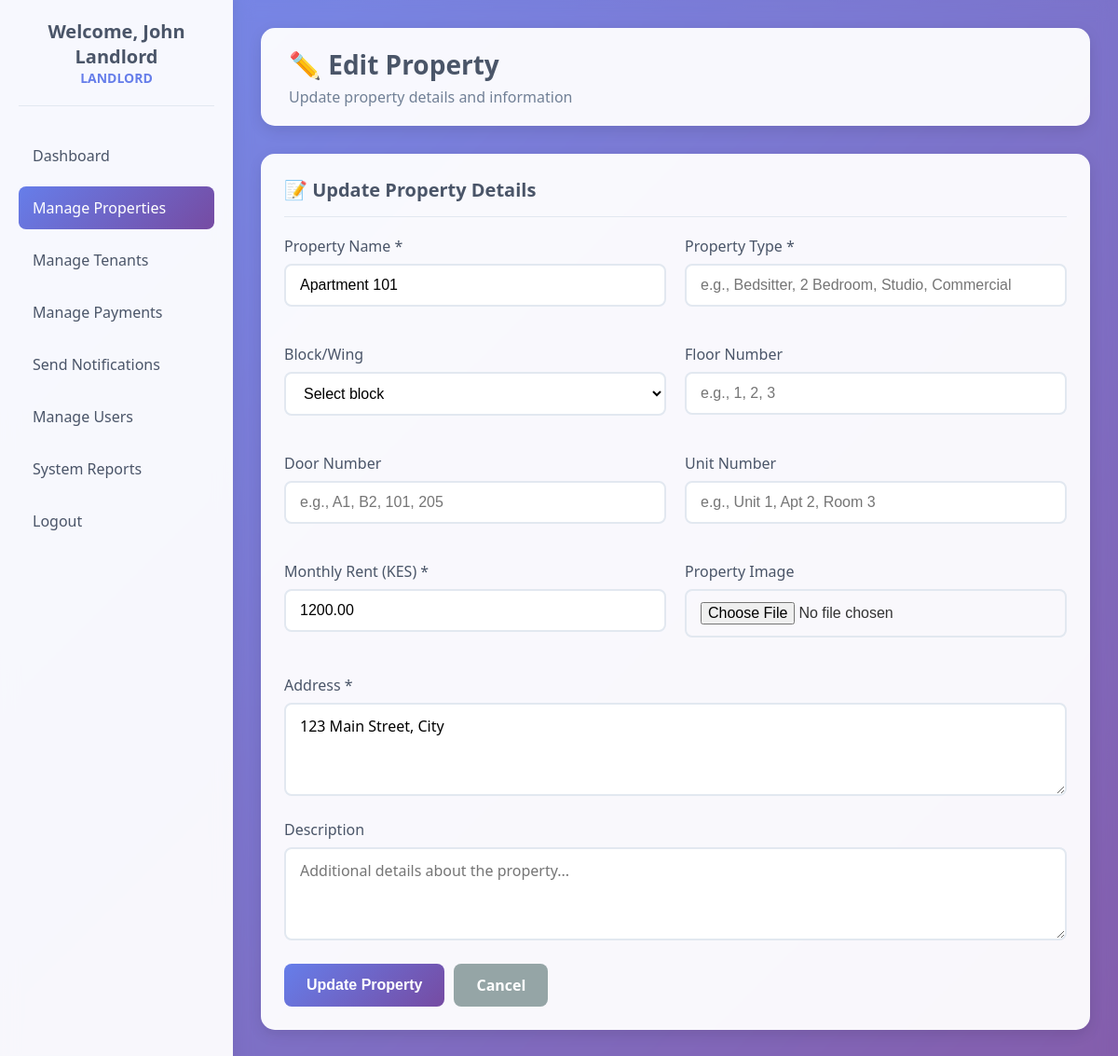
Screenshot of /edit_property.php?id=1 (signed in) with the database file from the repository.
### tables this page shows
CREATE TABLE users (
    id INT AUTO_INCREMENT PRIMARY KEY,
    username VARCHAR(50) UNIQUE NOT NULL,
    email VARCHAR(100) UNIQUE NOT NULL,
    password VARCHAR(255) NOT NULL,
    full_name VARCHAR(100) NOT NULL,
    phone VARCHAR(20),
    role ENUM('tenant', 'admin', 'landlord') NOT NULL,
    created_at TIMESTAMP DEFAULT CURRENT_TIMESTAMP,
    updated_at TIMESTAMP DEFAULT CURRENT_TIMESTAMP ON UPDATE CURRENT_TIMESTAMP,
    is_active BOOLEAN DEFAULT TRUE
);

CREATE TABLE properties (
    id INT AUTO_INCREMENT PRIMARY KEY,
    property_name VARCHAR(100) NOT NULL,
    address TEXT NOT NULL,
    landlord_id INT NOT NULL,
    monthly_rent DECIMAL(10,2) NOT NULL,
    created_at TIMESTAMP DEFAULT CURRENT_TIMESTAMP,
    FOREIGN KEY (landlord_id) REFERENCES users(id) ON DELETE CASCADE
);

### config.php (called while the page is built, shortened)
<?php
require_once 'database.php';
function isLoggedIn() {
    return isset($_SESSION['user_id']) && !empty($_SESSION['user_id']);
}
function getCurrentUser() {
    $db = new Database();
    $user = $db->fetchOne(
        "SELECT * FROM users WHERE id = ? AND is_active = 1",
        [$_SESSION['user_id']]
    );
    return $user;
}
?>

### database.php (called while the page is built, shortened)
<?php
class Database {
    private $host = DB_HOST;
    private $username = DB_USERNAME;
    private $password = DB_PASSWORD;
    private $database = DB_NAME;
    private $connection;
    private function connect() {
        try {
            $this->connection = new PDO(
                "mysql:host={$this->host};dbname={$this->database};charset=utf8mb4",
                $this->username,
                $this->password,
                [
                    PDO::ATTR_ERRMODE => PDO::ERRMODE_EXCEPTION,
                    PDO::ATTR_DEFAULT_FETCH_MODE => PDO::FETCH_ASSOC,
                    PDO::ATTR_EMULATE_PREPARES => false
                ]
            );
        } catch (PDOException $e) {
            die("Database connection failed: " . $e->getMessage());
        }
    }
    public function query($sql, $params = []) {
        try {
            $stmt = $this->connection->prepare($sql);
            $stmt->execute($params);
            return $stmt;
        } catch (PDOException $e) {
            throw new Exception("Query failed: " . $e->getMessage());
        }
    }
    public function fetchOne($sql, $params = []) {
        return $this->query($sql, $params)->fetch();
    }
}
?>

### edit_property.php (the view, shortened to what this page needs)
<?php
require_once 'config.php';
$user = getCurrentUser();
$db = new Database();
$property_id = isset($_GET['id']) ? intval($_GET['id']) : 0;
$property = $db->fetchOne(
    "SELECT * FROM properties WHERE id = ? AND landlord_id = ?",
    [$property_id, $user['id']]
);
?>
<!DOCTYPE html>
<html lang="en">
<head>
    <link rel="stylesheet" href="style.css">
</head>
<body>
    <div class="dashboard-container">
        <div class="sidebar">
            <div class="sidebar-header">
                <h2>Welcome, <?php echo htmlspecialchars($user['full_name']); ?></h2>
                <div class="user-role"><?php echo ucfirst($user['role']); ?></div>
            </div>
            <ul class="sidebar-menu">
                <?php if ($user['role'] === 'admin'): ?>
                    <li><a href="admin_dashboard.php">Dashboard</a></li>
                    <li><a href="manage_properties.php" class="active">Manage Properties</a></li>
                    <li><a href="tenant_messages.php">Tenant Messages</a></li>
                    <li><a href="manage_payments.php">Manage Payments</a></li>
                    <li><a href="send_notifications.php">Send Notifications</a></li>
                    <li><a href="manage_users.php">Manage Users</a></li>
                    <li><a href="system_reports.php">System Reports</a></li>
                <?php else: ?>
                    <li><a href="landlord_dashboard.php">Dashboard</a></li>
                    <li><a href="manage_properties.php" class="active">Manage Properties</a></li>
                    <li><a href="manage_tenants.php">Manage Tenants</a></li>
                    <li><a href="manage_payments.php">Manage Payments</a></li>
                    <li><a href="send_notifications.php">Send Notifications</a></li>
                    <li><a href="manage_users.php">Manage Users</a></li>
                    <li><a href="system_reports.php">System Reports</a></li>
                <?php endif; ?>
                <li><a href="logout.php">Logout</a></li>
            </ul>
        </div>
        <div class="main-content">
            <div class="content-header">
                <h1>✏️ Edit Property</h1>
                <p>Update property details and information</p>
            </div>
            <div class="card">
                <div class="card-header">
                    <h3>📝 Update Property Details</h3>
                </div>
                <form method="POST" enctype="multipart/form-data">
                    <div class="form-row">
                        <div class="form-group">
                            <label for="property_name">Property Name *</label>
                            <input type="text" id="property_name" name="property_name" required
                                   value="<?php echo htmlspecialchars($property['property_name']); ?>"
                                   placeholder="e.g., Ole House, Shelter Link, Kileleshwa Apartments">
                        </div>
                        <div class="form-group">
                            <label for="property_type">Property Type *</label>
                            <input type="text" id="property_type" name="property_type" required
                                   value="<?php echo htmlspecialchars($property['property_type']); ?>"
                                   placeholder="e.g., Bedsitter, 2 Bedroom, Studio, Commercial">
                        </div>
                    </div>
                    <div class="form-row">
                        <div class="form-group">
                            <label for="block_wing">Block/Wing</label>
                            <select id="block_wing" name="block_wing">
                                <option value="">Select block</option>
                            </select>
                        </div>
                        <div class="form-group">
                            <label for="floor_number">Floor Number</label>
                            <input type="number" id="floor_number" name="floor_number" min="0" max="50"
                                   value="<?php echo htmlspecialchars($property['floor_number']); ?>"
                                   placeholder="e.g., 1, 2, 3">
                        </div>
                    </div>
                    <div class="form-row">
                        <div class="form-group">
                            <label for="door_number">Door Number</label>
                            <input type="text" id="door_number" name="door_number"
                                   value="<?php echo htmlspecialchars($property['door_number']); ?>"
                                   placeholder="e.g., A1, B2, 101, 205">
                        </div>
                        <div class="form-group">
                            <label for="unit_number">Unit Number</label>
                            <input type="text" id="unit_number" name="unit_number"
                                   value="<?php echo htmlspecialchars($property['unit_number']); ?>"
                                   placeholder="e.g., Unit 1, Apt 2, Room 3">
                        </div>
                    </div>
                    <div class="form-row">
                        <div class="form-group">
                            <label for="monthly_rent">Monthly Rent (KES) *</label>
                            <input type="number" id="monthly_rent" name="monthly_rent" required
                                   step="100" min="0" value="<?php echo $property['monthly_rent']; ?>"
                                   placeholder="25000">
                        </div>
                        <div class="form-group">
                            <label for="property_image">Property Image</label>
                            <input type="file" id="property_image" name="property_image"
                                   accept="image/*">
                        </div>
                    </div>
                    <div class="form-group">
                        <label for="address">Address *</label>
                        <textarea id="address" name="address" required rows="2"
                                  placeholder="e.g., Kileleshwa, Nairobi or Westlands, Nairobi"><?php echo htmlspecialchars($property['address']); ?></textarea>
                    </div>
                    <div class="form-group">
                        <label for="description">Description</label>
                        <textarea id="description" name="description" rows="3"
                                  placeholder="Additional details about the property..."><?php echo htmlspecialchars($property['description']); ?></textarea>
                    </div>
                    <div style="display: flex; gap: 10px;">
                        <button type="submit" name="update_property" class="btn btn-primary">Update Property</button>
                        <a href="manage_properties.php" class="btn" style="background: #95a5a6; color: white;">Cancel</a>
                    </div>
                </form>
            </div>
        </div>
    </div>
</body>
</html>

### style.css (style rules this page uses)
* { margin: 0; padding: 0; box-sizing: border-box; }
body { font-family: 'Segoe UI', Tahoma, Geneva, Verdana, sans-serif; background: linear-gradient(135deg, #667eea 0%, #764ba2 100%); min-height: 100vh; color: #333; }
.form-group { margin-bottom: 20px; }
.form-group label { display: block; margin-bottom: 8px; color: #4a5568; font-weight: 500; }
.form-group input { width: 100%; padding: 12px 15px; border: 2px solid #e2e8f0; border-radius: 8px; font-size: 16px; transition: border-color 0.3s ease; }
.btn { padding: 12px 24px; border: none; border-radius: 8px; font-size: 16px; font-weight: 600; cursor: pointer; transition: all 0.3s ease; text-decoration: none; display: inline-block; text-align: center; }
.btn-primary { background: linear-gradient(135deg, #667eea 0%, #764ba2 100%); color: white; }
.dashboard-container { display: flex; min-height: 100vh; }
.sidebar { width: 250px; background: rgba(255, 255, 255, 0.95); backdrop-filter: blur(10px); padding: 20px; box-shadow: 2px 0 10px rgba(0, 0, 0, 0.1); }
.sidebar-header { text-align: center; margin-bottom: 30px; padding-bottom: 20px; border-bottom: 1px solid #e2e8f0; }
.sidebar-header h2 { color: #4a5568; font-size: 20px; }
.sidebar-header .user-role { color: #667eea; font-size: 14px; text-transform: uppercase; font-weight: 600; }
.sidebar-menu { list-style: none; }
.sidebar-menu li { margin-bottom: 10px; }
.sidebar-menu a { display: flex; align-items: center; padding: 12px 15px; color: #4a5568; text-decoration: none; border-radius: 8px; transition: all 0.3s ease; }
.sidebar-menu a:hover, .sidebar-menu a.active { background: linear-gradient(135deg, #667eea 0%, #764ba2 100%); color: white; }
.main-content { flex: 1; padding: 30px; background: rgba(255, 255, 255, 0.1); backdrop-filter: blur(10px); }
.content-header { background: rgba(255, 255, 255, 0.95); padding: 20px 30px; border-radius: 15px; margin-bottom: 30px; box-shadow: 0 5px 15px rgba(0, 0, 0, 0.1); }
.content-header h1 { color: #4a5568; font-size: 28px; margin-bottom: 5px; }
.content-header p { color: #718096; font-size: 16px; }
.card { background: rgba(255, 255, 255, 0.95); border-radius: 15px; padding: 25px; margin-bottom: 20px; box-shadow: 0 5px 15px rgba(0, 0, 0, 0.1); backdrop-filter: blur(10px); }
.card-header { display: flex; justify-content: between; align-items: center; margin-bottom: 20px; padding-bottom: 15px; border-bottom: 1px solid #e2e8f0; }
.card-header h3 { color: #4a5568; font-size: 20px; }
.form-row { display: grid; grid-template-columns: repeat(auto-fit, minmax(250px, 1fr)); gap: 20px; margin-bottom: 20px; }
.form-group textarea { width: 100%; padding: 12px 15px; border: 2px solid #e2e8f0; border-radius: 8px; font-size: 16px; resize: vertical; min-height: 100px; font-family: inherit; }
.form-group select { width: 100%; padding: 12px 15px; border: 2px solid #e2e8f0; border-radius: 8px; font-size: 16px; background: white; }

### rows the page displays
users: full_name "John Landlord", role+full_name "LANDLORD"
properties: property_name "Apartment 101", monthly_rent "1200.00", address "123 Main Street, City"
